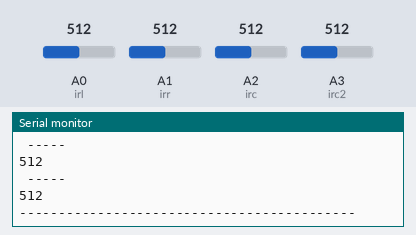
The sketch below on a simulated Arduino Uno, built with avr-gcc and run on an emulated ATmega328P. Parts: the last lines printed to the serial monitor. Inputs (shaded band) come from the test bench; at power-on: A0 (irl) = 512, A1 (irr) = 512, A2 (irc) = 512, A3 (irc2) = 512.

Above: at 1.3 s.
1.4 s: A0 (irl) set to 716
At 1.58 s:
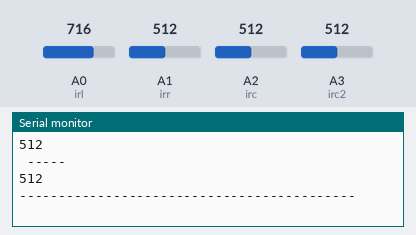
2.9 s: A1 (irr) set to 306
4.4 s: A2 (irc) set to 992
5.9 s: A3 (irc2) set to 30
At 6.79 s:
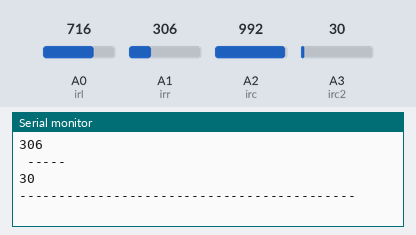
Timing chart, 0 to 8.4 s (numbered marks = the images above; inputs shaded):
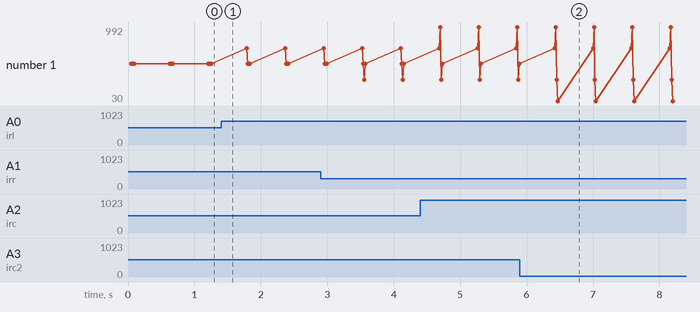

The sketch:

ir_check.ino
```cpp
const int irl = A0;
const int irr = A1;
const int irc = A2;
const int irc2= A3;

void setup() {
  // put your setup code here, to run once:

 Serial.begin(9600);
 pinMode(irl, INPUT);
 pinMode(irr, INPUT);
 pinMode(irc, INPUT);
  pinMode(irc2, INPUT);

}

int val1 = 0;
int val2 = 0;
int val3 =0;
int val4 = 0;
void loop() {
  // put your main code here, to run repeatedly:

  val1 = analogRead(irl);
  val2 = analogRead(irc);
  val3 = analogRead(irr);
  val4 = analogRead(irc2);
    Serial.println("-------------------------------------------");
  Serial.println(val1);
  Serial.println(" ----- ");
  Serial.println(val2);
  Serial.println(" ----- ");
  Serial.println(val3);
    Serial.println(" ----- ");
  Serial.println(val4);
  Serial.println("-------------------------------------------");
  Serial.println(" \n");
  delay(500);


}
```

Measured:
- after the input at 5.9 s, the serial monitor: prints a new line after 0.57 s (image 2)
- plotted number 1: 512 → 30 after the input at 5.9 s
